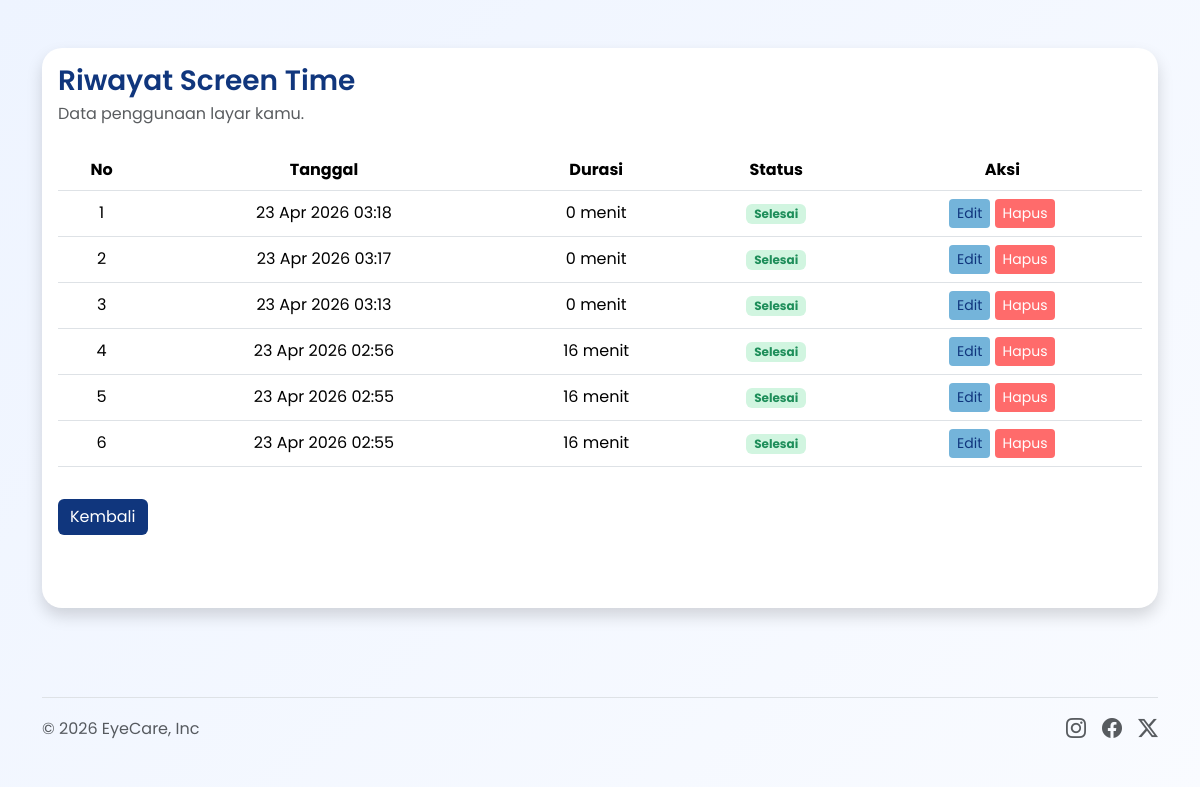
Screenshot of /riwayat.php (signed in) with the database file from the repository.
### tables this page shows
CREATE TABLE `screentime` (
  `id` int(11) NOT NULL,
  `id_user` int(11) NOT NULL,
  `id_profile` int(11) DEFAULT NULL,
  `tanggal` date NOT NULL,
  `durasi_menit` int(11) NOT NULL,
  `kategori` varchar(50) NOT NULL,
  `waktu_mulai` datetime DEFAULT NULL,
  `status` enum('berjalan','selesai') DEFAULT 'selesai'
);

### riwayat.php (the view, shortened to what this page needs)
<?php
include 'koneksi.php';
$id_user = $_SESSION['id'];
$query = mysqli_query($conn, "SELECT * FROM screentime WHERE id_user = $id_user ORDER BY waktu_mulai DESC");
?>
<!DOCTYPE html>
<html lang="en">
<head>
<link href="https://cdn.jsdelivr.net/npm/bootstrap@5.3.8/dist/css/bootstrap.min.css" rel="stylesheet">
<link rel="stylesheet" href="https://cdn.jsdelivr.net/npm/bootstrap-icons@1.11.3/font/bootstrap-icons.min.css">
</head>
<body>
<div class="container py-5">
<div class="card shadow">
<div class="card-body">
<h3 class="mb-1">Riwayat Screen Time</h3>
<p class="text-muted mb-4">Data penggunaan layar kamu.</p>
<?php if(mysqli_num_rows($query) > 0): ?>
<div class="table-responsive">
<table class="table table-hover text-center align-middle">
<thead>
<tr>
<th>No</th>
<th>Tanggal</th>
<th>Durasi</th>
<th>Status</th>
<th>Aksi</th>
</tr>
</thead>
<tbody>
<?php
$no = 1;
while($row = mysqli_fetch_assoc($query)):
$tanggal = date('d M Y H:i', strtotime($row['waktu_mulai']));
?>
<tr>
<td><?= $no++ ?></td>
<td><?= $tanggal ?></td>
<td><?= $row['durasi_menit'] ?> menit</td>
<td>
<?php if($row['status'] == 'selesai'): ?>
<span class="badge badge-selesai">Selesai</span>
<?php else: ?>
<span class="badge badge-berjalan">Berjalan</span>
<?php endif; ?>
</td>
<td>
<button class="btn btn-warning btn-sm"
data-bs-toggle="modal"
data-bs-target="#editModal<?= $row['id'] ?>">
Edit
</button>
<button class="btn btn-danger btn-sm"
onclick="confirmDelete(<?= $row['id'] ?>)">
Hapus
</button>
</td>
</tr>
<?php endwhile; ?>
</tbody>
</table>
</div>
<?php endif; ?>
<a href="dashboard.php" class="btn btn-primary mt-3">Kembali</a>
</div>
</div>
</div>
<div class="container" id="footer">
    <footer class="d-flex flex-wrap justify-content-between align-items-center py-3 my-4 border-top">
        <div class="col-md-4 d-flex align-items-center">
            <span class="mb-3 mb-md-0 text-body-secondary">© 2026 EyeCare, Inc</span>
        </div>
        <ul class="nav col-md-4 justify-content-end list-unstyled d-flex">
            <li class="ms-3">
                <a class="text-body-secondary" href="#" aria-label="Instagram">
                    <i class="bi bi-instagram fs-5"></i>
                </a>
            </li>
            <li class="ms-3">
                <a class="text-body-secondary" href="#" aria-label="Facebook">
                    <i class="bi bi-facebook fs-5"></i>
                </a>
            </li>
            <li class="ms-3">
                <a class="text-body-secondary" href="#" aria-label="Twitter">
                    <i class="bi bi-twitter-x fs-5"></i>
                </a>
            </li>
        </ul>
    </footer>
</div>
</body>
</html>

### riwayat.php (style rules this page uses)
body { font-family: 'Poppins', sans-serif; background: linear-gradient(135deg, #eef4ff, #f9fbff); min-height: 100vh; display: flex; flex-direction: column; }
.container { flex: 1; }
.card { border-radius: 20px; border: none; box-shadow: 0 10px 30px rgba(16,54,125,0.1); min-height: 70vh; display: flex; flex-direction: column; justify-content: space-between; }
h3 { font-weight: 600; color: #10367d; }
.table thead { background-color: #10367d; color: white; }
.badge-selesai { background-color: #d1f5e0; color: #1e8e5a; }
.btn-warning { background-color: #74b4da; border: none; color: #10367d; }
.btn-danger { background-color: #ff6b6b; border: none; }
.btn-primary { background-color: #10367d; border: none; }

### rows the page displays
screentime: waktu_mulai "23 Apr 2026 03:18", durasi_menit "0", status "Selesai"
screentime: waktu_mulai "23 Apr 2026 03:17", durasi_menit "0", status "Selesai"
screentime: waktu_mulai "23 Apr 2026 03:13", durasi_menit "0", status "Selesai"
screentime: waktu_mulai "23 Apr 2026 02:56", durasi_menit "16", status "Selesai"
screentime: waktu_mulai "23 Apr 2026 02:55", durasi_menit "16", status "Selesai"
screentime: waktu_mulai "23 Apr 2026 02:55", durasi_menit "16", status "Selesai"
